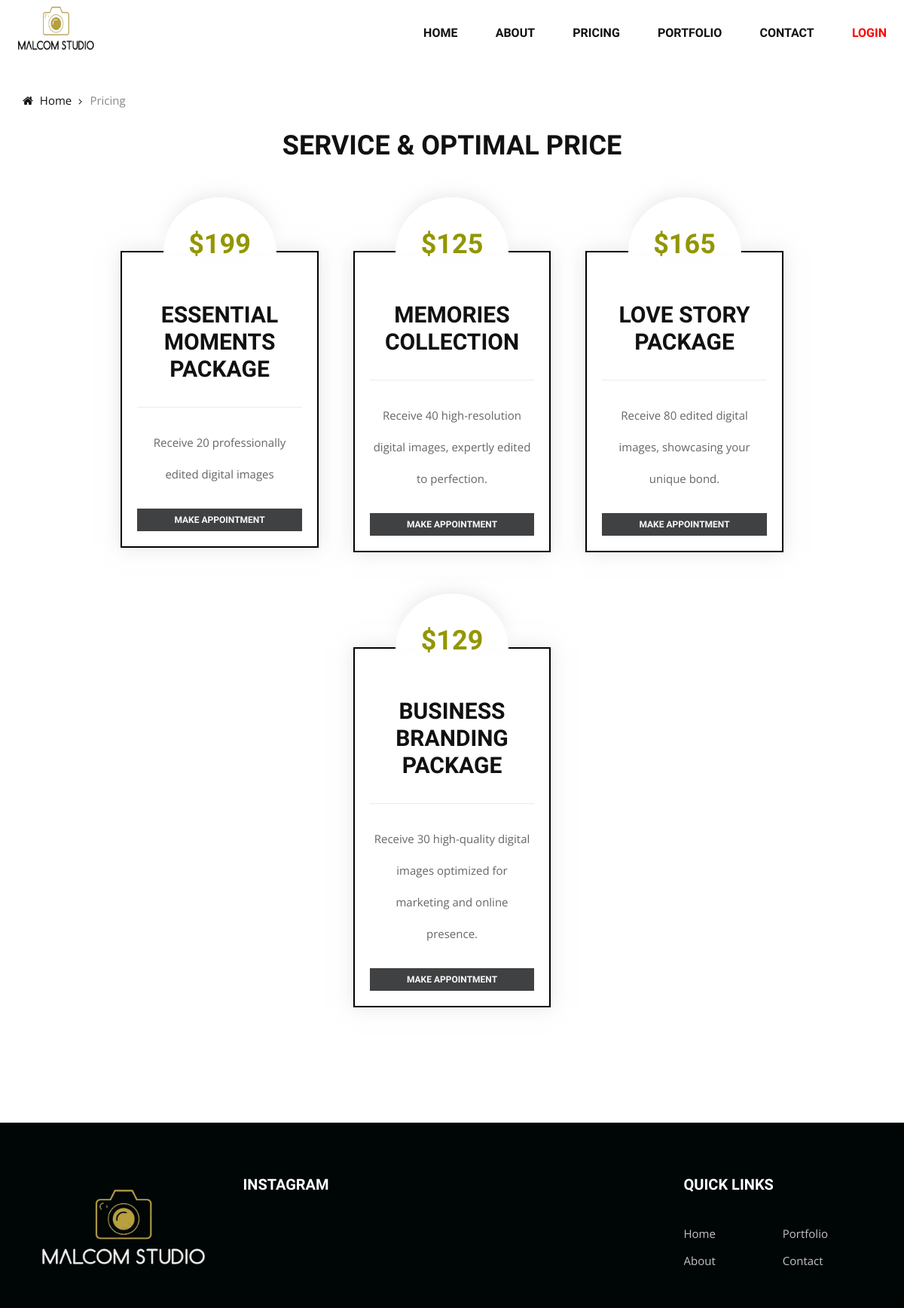
Screenshot of /Website/pricing.php with the database file from the repository.
### tables this page shows
CREATE TABLE `pricing` (
  `id` int(3) NOT NULL,
  `titile` varchar(100) NOT NULL,
  `description` varchar(100) NOT NULL,
  `price` varchar(20) NOT NULL
);

### Website/pricing.php (the view)
<?php include 'header.php';
$conn=mysqli_connect("localhost","root","","malcolm_studio");
$sql = "SELECT * FROM pricing";
$data_all = $conn->query($sql);
?>
    <div class="breadcrumb-option spad">
        <div class="container">
            <div class="row">
                <div class="col-lg-12">
                    <div class="bo-links">
                        <a href="./index.php"><i class="fa fa-home"></i> Home</a>
                        <span>Pricing</span>
                    </div>
                </div>
            </div>
        </div>
    </div>
    <section class="pricing-section spad">
        <div class="container">
            <div class="row">
                <div class="col-lg-12 text-center">
                    <div class="section-title pricing-title">
                        <h2>service & optimal price</h2>
                    </div>
                </div>
            </div>
            <div class="row" style="justify-content:center;">
                <?php
                        while ($row = mysqli_fetch_assoc($data_all)) {
                            ?>
                <div class="col-lg-3 col-md-6 m-2">
                    <div class="pricing-item">
                        <div class="pi-price">
                            <h2>$<?php echo $row["price"] ?></h2>
                        </div>
                        <div class="pi-title">
                            <h3><?php echo $row["titile"] ?></h3>
                        </div>
                        <div class="pi-text">
                            <ul>
                                <li><?php echo $row["description"] ?></li>
                            </ul>
                            <a href="./contact.php" class="primary-btn2">Make Appointment</a>
                        </div>
                    </div>
                </div>
                <?php
                       }
                            ?>
            </div>
        </div>
    </section>
    <?php include 'footer.php';?>

### Website/header.php (shortened to what this page needs)
<!DOCTYPE html>
<html lang="zxx">
<head>
    <link rel="stylesheet" href="css/bootstrap.min.css" type="text/css">
    <link rel="stylesheet" href="css/font-awesome.min.css" type="text/css">
    <link rel="stylesheet" href="css/elegant-icons.css" type="text/css">
    <link rel="stylesheet" href="css/owl.carousel.min.css" type="text/css">
    <link rel="stylesheet" href="css/magnific-popup.css" type="text/css">
    <link rel="stylesheet" href="css/slicknav.min.css" type="text/css">
    <link rel="stylesheet" href="css/style.css" type="text/css">
</head>
<body>
    <header class="header-section">
        <div class="container-fluid">
            <div class="row">
                <div class="col-lg-12">
                    <div class="logo">
                        <a href="./index.php">
                            <img src="img/logo2.png" alt="" style="position:absolute; width:10%; height:90%; top:4%;">
                        </a>
                    </div>
                    <nav class="nav-menu mobile-menu">
                        <ul>
                            <li class="active"><a href="./index.php">Home</a></li>
                            <li><a href="./about.php">About</a></li>
                            <li><a href="./pricing.php">Pricing</a></li>
                            <li><a href="./portfolio.php">Portfolio</a></li>
                            <li><a href="./contact.php">Contact</a></li>
                            <li><a href="./login.php" style="color: red;">Login</a></li>
                        </ul>
                    </nav>
                </div>
            </div>
        </div>
    </header>

### Website/footer.php (shortened to what this page needs)
    <footer class="footer-section">
        <div class="container">
            <div class="row">
                <div class="col-lg-3 col-md-6 col-sm-6">
                    <div class="fs-about">
                        <div class="fa-logo">
                            <a href="#">
                                <img src="img/logo-foot.png" alt="">
                            </a>
                        </div>
                    </div>
                </div>
                <div class="col-lg-3 col-md-6 col-sm-6">
                    <div class="fs-widget">
                        <h5>Instagram</h5>
                    </div>
                </div>
                <div class="col-lg-3 col-md-6 col-sm-6">
                </div>
                <div class="col-lg-3 col-md-6 col-sm-6">
                <div class="fs-widget">
                        <h5>Quick links</h5>
                        <ul>
                            <li><a href="./index.php">Home</a></li>
                            <li><a href="./about.php">About</a></li>
                        </ul>
                        <ul>
                            <li><a href="./portfolio.php">Portfolio</a></li>
                            <li><a href="./contact.php">Contact</a></li>
                        </ul>
                    </div>
                </div>
            </div>
        </div>
    </footer>
</body>
</html>

### Website/css/style.css (style rules this page uses)
html, body { height: 100%; font-family: "Open Sans", sans-serif; -webkit-font-smoothing: antialiased; font-smoothing: antialiased; }
h1, h2, h3, h4, h5, h6 { margin: 0; color: #111111; font-weight: 400; font-family: "Quantico", sans-serif; }
h2 { font-size: 36px; }
h3 { font-size: 30px; }
h5 { font-size: 18px; }
img { max-width: 100%; }
ul, ol { padding: 0; margin: 0; }
.section-title { margin-bottom: 40px; }
.section-title h2 { color: #111111; font-weight: 700; text-transform: uppercase; margin-bottom: 15px; }
.spad { padding-bottom: 27px; }
.logo { float: left; padding: 30px 0; margin-right: 80px; }
.logo a { display: inline-block; }
.nav-menu { float: right; }
.nav-menu ul li { list-style: none; display: inline-block; margin-right: 30px; position: relative; }
.nav-menu ul li:last-child { margin-right: 0; }
.nav-menu ul li.active a:after { opacity: 1; }
.nav-menu ul li a { font-size: 16px; font-weight: 700; text-transform: uppercase; color: #111111; display: block; padding: 32px 8px 30px; position: relative; font-family: "Quantico", sans-serif; }
.nav-menu ul li a:after { position: absolute; left: 0; bottom: 0; height: 3px; width: 100%; content: ""; opacity: 0; -webkit-transition: all 0.3s; -o-transition: all 0.3s; transition: all 0.3s; }
.footer-section { background: #000606; padding-top: 70px; }
.fs-about { margin-bottom: 30px; }
.fs-about .fa-logo { margin-bottom: 34px; }
.fs-widget { margin-bottom: 30px; overflow: hidden; }
.fs-widget h5 { font-size: 20px; color: #ffffff; font-weight: 700; text-transform: uppercase; margin-bottom: 35px; }
.fs-widget ul { width: 50%; float: left; }
.fs-widget ul li { list-style: none; }
.fs-widget ul li a { font-size: 15px; color: #c4c4c4; line-height: 36px; }
.breadcrumb-option { padding-top: 35px; }
.breadcrumb-option .bo-links a { font-size: 15px; color: #111111; margin-right: 20px; position: relative; }
.breadcrumb-option .bo-links a i { margin-right: 5px; }
.breadcrumb-option .bo-links a:after { position: absolute; right: -18px; top: 1px; content: "5"; font-family: "ElegantIcons"; }
.breadcrumb-option .bo-links span { font-size: 15px; color: #888888; }
.pricing-section { padding-bottom: 35px; padding-top: 0; }
.section-title.pricing-title { margin-bottom: 110px; }
.pricing-item { position: relative; background: #ffffff; z-index: 1; text-align: center; padding-bottom: 20px; -webkit-box-shadow: 0px 0px 25px rgba(206, 206, 206, 0.5); box-shadow: 0px 0px 25px rgba(206, 206, 206, 0.5); margin-bottom: 110px; border: 2px solid black; }
.pricing-item:after { position: absolute; left: 50%; top: -73px; height: 73px; width: 150px; background: #ffffff; content: ""; border-top-left-radius: 75px; border-top-right-radius: 75px; z-index: -1; -webkit-transform: translateX(-75px); -ms-transform: translateX(-75px); transform: translateX(-75px); -webkit-box-shadow: 0px -8px 25px -8px rgba(206, 206, 206, 0.5); box-shadow: 0px -8px 25px -8px rgba(206, 206, 206, 0.5); -webkit-transition: all 0.3s; -o-transition: all 0.3s; transition: all 0.3s; }
.pricing-item .pi-price { position: absolute; top: -32px; width: 100%; left: 0; }
.pricing-item .pi-price h2 { color: rgb(147, 150, 0); font-weight: 700; -webkit-transition: all 0.2s; -o-transition: all 0.2s; transition: all 0.2s; }
.pricing-item .pi-title { padding-top: 65px; padding-left: 20px; padding-right: 20px; -webkit-transition: all 0.3s; -o-transition: all 0.3s; transition: all 0.3s; }
.pricing-item .pi-title h3 { color: #111111; font-weight: 700; padding-bottom: 32px; text-transform: uppercase; border-bottom: 1px solid #ebebeb; -webkit-transition: all 0.2s; -o-transition: all 0.2s; transition: all 0.2s; }
.pricing-item .pi-text { padding-left: 20px; padding-right: 20px; }
.pricing-item .pi-text .primary-btn2 { padding: 5px; display: inline-block; padding: 6px; font-size: 12px; color:rgb(250, 250, 250); background: rgb(64, 65, 66); text-transform: uppercase; font-weight: 700; font-family: "Quantico", sans-serif; width: 100%; height: 30px; }
.pricing-item .pi-text ul { margin: 25px 0; }
.pricing-item .pi-text ul li { font-size: 15px; color: #666666; line-height: 42px; list-style: none; }
@media only screen and (min-width: 1200px) { .container { max-width: 1170px; } }

### rows the page displays
pricing: price "199", titile "ESSENTIAL MOMENTS PACKAGE", description "Receive 20 professionally edited digital images"
pricing: price "125", titile "MEMORIES COLLECTION", description "Receive 40 high-resolution digital images, expertly edited to perfection."
pricing: price "165", titile "LOVE STORY PACKAGE", description "Receive 80 edited digital images, showcasing your unique bond."
pricing: price "129", titile "BUSINESS BRANDING PACKAGE", description "Receive 30 high-quality digital images optimized for marketing and online presence."
